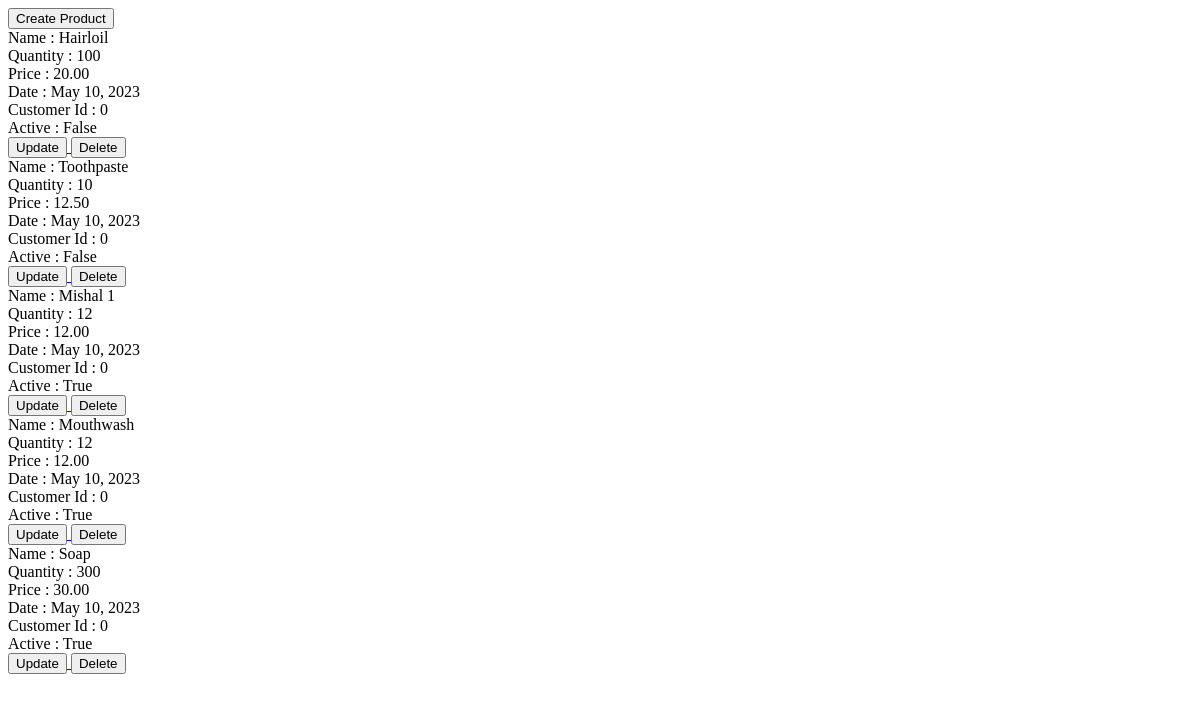
/product/, run on an earlier commit of the app's database.
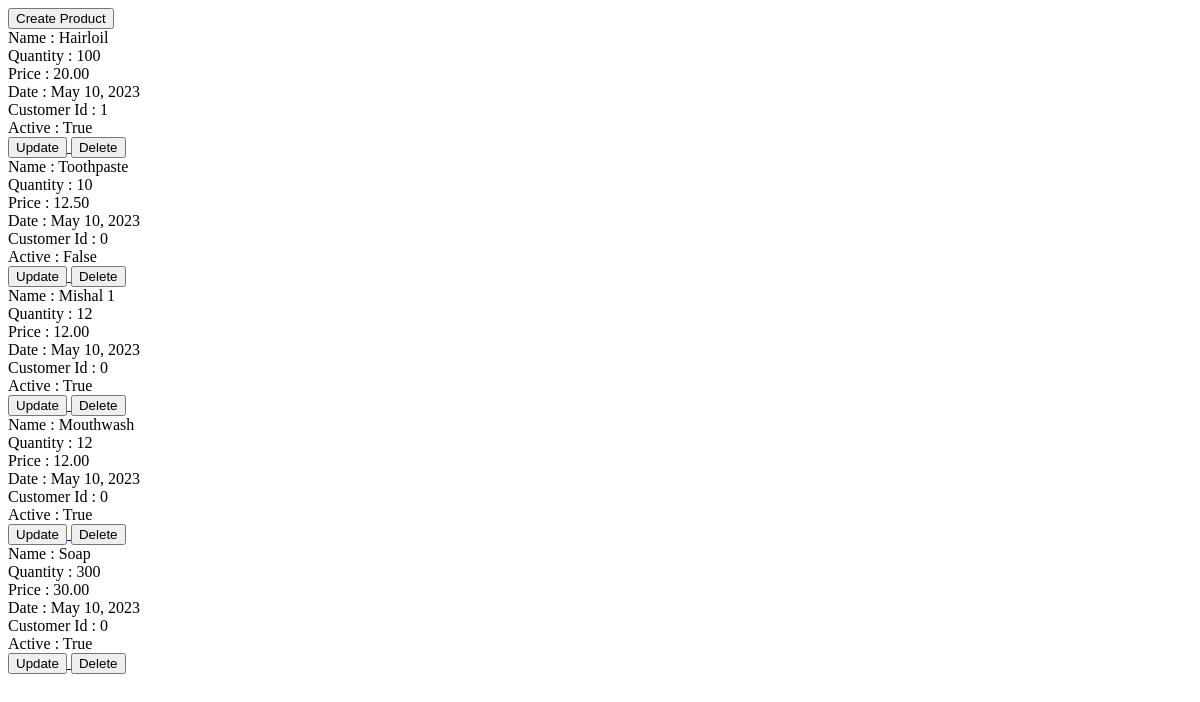
And on a later commit of the database.
### product/models.py (models this page shows)
class Product(models.Model):
    id = models.AutoField(primary_key=True)
    name = models.CharField(max_length=100)
    price = models.DecimalField(max_digits=5, decimal_places=2)
    date = models.DateField(default=date.today())
    quantity = models.IntegerField()
    customer_id = models.IntegerField(default=0)
    active = models.BooleanField(default=True)

### product/views.py (the view)
# urls.py: path("", views.index, name="index"),
def index(request):
    if request.method == "POST":
        date = request.POST.get('date')
        date_format = '%Y-%m-%d'
        parsed_date = datetime.strptime(date, date_format).date()
        product = Product(name=request.POST["name"], date=parsed_date, price=float(
            request.POST["price"]), quantity=request.POST["qty"], customer_id=request.POST["customer_id"])
        product.save()
        return redirect("/product")
    elif request.method == "GET":
        all_products = Product.objects.all()
        return render(request, "product/index.html", {"products": all_products})

### product/templates/product/index.html (shortened to what this page needs)
<!DOCTYPE html>
<html lang="en">
<head>
</head>
<body>
    <a href="/product/create">
        <button>Create Product</button>
    </a>
    {% for product in products %}
    <div>
        <div>
            <div> Name : {{ product.name }}</div>
            <div>Quantity : {{product.quantity}}</div>
            <div>Price : {{product.price}}</div>
            <div>Date : {{product.date}}</div>
            <div>Customer Id : {{ product.customer_id}}</div>
            <div>Active : {{product.active}}</div>
        </div>
        <a href="/product/update/{{product.id}}">
            <button>Update</button>
        </a>
        <a href="/product/delete/{{product.id}}">
            <button>Delete</button>
        </a>
    </div>
    {% endfor %}
    <br>
</body>
</html>

What changed in the data, as far as the page shows it:
changed Product "Hairloil": customer_id "0" → "1"; active "False" → "True"
